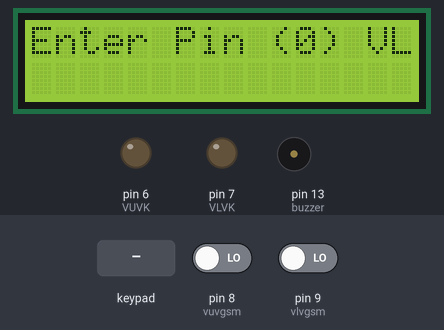
Recording of a sketch running on a simulated Arduino Uno, built with avr-gcc and run on an emulated ATmega328P. Parts: 16×2 character LCD, output pins drawn as LEDs (lit = HIGH), buzzer (waves = sounding, pin HIGH). Inputs (shaded band) come from the test bench; at power-on: pin 9 (vlvgsm) LOW, pin 8 (vuvgsm) LOW.

Above: at 14.2 s.
14.3 s: keypad keys 0 0 0 0 # pressed 0.4 s apart
At 17.6 s:
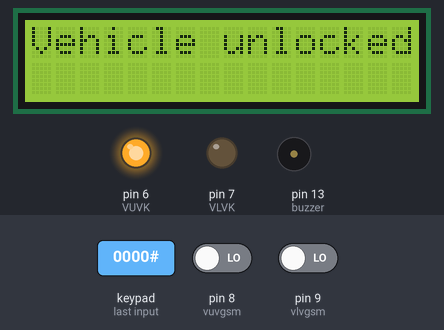
17.8 s: pin 9 (vlvgsm) driven HIGH
At 20.7 s:
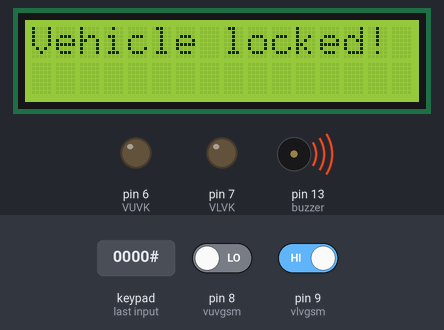
20.8 s: pin 9 (vlvgsm) driven LOW
23.8 s: pin 8 (vuvgsm) driven HIGH
At 24.88 s:
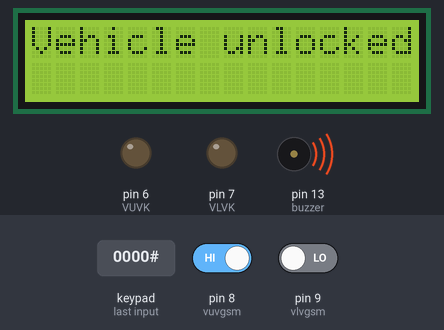
26.8 s: pin 8 (vuvgsm) driven LOW
At 29.6 s:
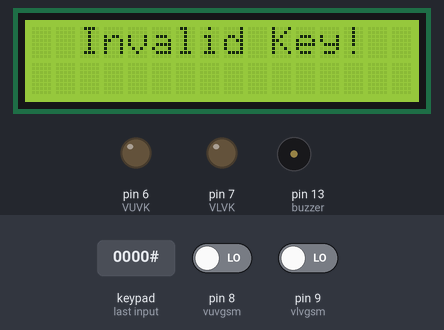
29.8 s: key '1' pressed
At 36.7 s:
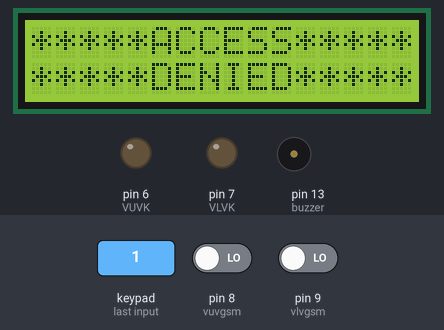
Timing chart, 0 to 36.9 s (numbered marks = the images above; inputs shaded):
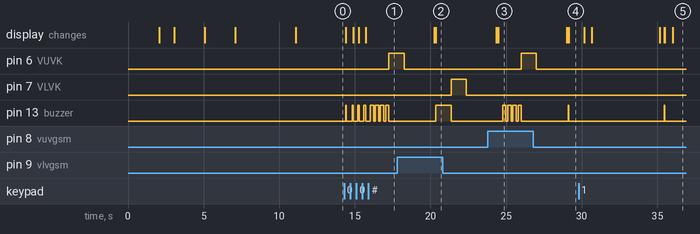

Measured:
- after the input at 14.3 s, pin 6 (VUVK): LOW → HIGH after 3.0 s; the display: first changes after 0.09 s (image 1 shows a later state)
- after the input at 17.8 s, the display: first differs from a run without the input after 2.6 s (image 2)
- after the input at 23.8 s, pin 6 (VUVK): LOW → HIGH after 2.2 s; the display: first differs from a run without the input after 0.67 s (image 3)
- after the input at 26.8 s, the display: first differs from a run without the input after 2.4 s (image 4)
- after the input at 29.8 s, pin 13 (buzzer): LOW → HIGH after 5.7 s, → LOW 0.03 s later; the display: first differs from a run without the input after 5.7 s (image 5 shows a later state)

The sketch:

aks_project_2_for_key_pad_and_lcd.ino
```cpp
      /////////////////////////////////////////////////////////////////////////////////////////////////////////////////////////////////////////////
////////////////////////************************************************/////////////////////////////////////////////////////////////////////
////////////////////////**          GSM VEHICLE SECURITY SYSTEM       **/////////////////////////////////////////////////////////////////////
////////////////////////**     DESIGNED, PROGRAMMED AND EXECUTED BY   **/////////////////////////////////////////////////////////////////////
////////////////////////**            KOSVIEW PRODUCTIONS             **/////////////////////////////////////////////////////////////////////
////////////////////////************************************************/////////////////////////////////////////////////////////////////////
/////////////////////////////////////////////////////////////////////////////////////////////////////////////////////////////////////////////


//#include <gprs.h>
#include <LiquidCrystal.h>
#include <Keypad.h>
//#include <SoftwareSerial.h>
//#define TIMEOUT    5000
//#define LED_PIN    0
//#include <Servo.h>
//Servo myservo;
//bool ledStatus;
//GPRS gprs;

#define buzzer 13
//#define red 21
//#define green 20
//#define SIM800_TX_PIN 1
//#define SIM800_RX_PIN 0
//SoftwareSerial serialSIM800(SIM800_TX_PIN, SIM800_RX_PIN);

#define VUVK 6
#define VLVK 7
#define vuvgsm 8
#define vlvgsm 9
#define SSSMS 10


//GPRS gprs;
// gprs.preInit();
char* password ="0000"; //create a password
int Posi_tion = 0; //keypad position
int flag = 0;
int x=0;
int y;
int pos = 0;
int counter  = 0;
String state = "";
char currentLine[500] = ""; //Variable to hold last line of serial output from SIM800
int currentLineIndex = 0;
bool nextLineIsMessage = false;

int VUVGSM=0;
int VLVGSM=0;

const byte rows = 4; //number of the keypad's rows and columns
const byte cols = 4;

char keyMap [rows] [cols] = { //define the cymbols on the buttons of the keypad

  {'1', '2', '3', 'A'},
  {'4', '5', '6', 'B'},
  {'7', '8', '9', 'C'},
  {'*', '0', '#', 'D'}
};
////PIN 8 is BAD!!!
byte rowPins [rows] = {14, 15, 16, 17}; //pins of the keypad
byte colPins [cols] = {18, 19, 12, 11};

Keypad myKeypad = Keypad( makeKeymap(keyMap), rowPins, colPins, rows, cols);

LiquidCrystal lcd(5, 4, 3, 2, 1, 0); // pins of the LCD. (RS, E, D4, D5, D6, D7)(A0, A1, A2, A3, A4, A5)


/////////////////////////////////////////////////////////////////////////////////////////////////////////////////////////////////////////////////////////
void setup()
{
// myservo.attach(1);
//  myservo.write(45);
  lcd.begin(16, 2);
   pinMode (VUVK, OUTPUT);
    pinMode (VLVK, OUTPUT);
     pinMode (SSSMS, OUTPUT);
      pinMode (vuvgsm, INPUT);
       pinMode (vlvgsm, INPUT);
    pinMode (buzzer, OUTPUT);

     digitalWrite (vuvgsm, LOW);
    digitalWrite (vlvgsm, LOW);
    digitalWrite (VUVK, LOW);
    digitalWrite (VLVK, LOW);
    digitalWrite (SSSMS, LOW);


//   pinMode (green, OUTPUT);
//   Serial.begin(9600);
////  while (!Serial) {
//////    serialSIM800.begin(9600);
////    delay(1000);
////
////      }
////      serialSIM800.begin(9600);
//    delay(1000);
//
//
//
//
////
////
//
//
//
//
//    Serial.println("Setup complete!");
    lcd.print("GSM VEHICLE");
    lcd.setCursor(0, 1);
     lcd.print("UNLOCKING SYSTEM");
    delay (2000);
    lcd.clear();
    lcd.print("A Product of:");
    lcd.setCursor(0, 1);
    delay (1000);
     lcd.print("KOSVIEW PROJECTS");
//      digitalWrite(red, HIGH);
      state = "VL";
      delay (2000);
       lcd.clear();
    lcd.print("Please wait");
    lcd.setCursor(0, 1);
    delay (2000);
     lcd.print("LOADING...");
     delay (4000);


//Serial.begin(9600);
//  while(!Serial);
//
//  Serial.println("Starting SIM800 SMS Command Processor");
//  gprs.preInit();
//  delay(1000);
//
//  if(0 != gprs.init()) {
//      delay(1000);
//      Serial.print("init error\r\n");
//  }
//
//  //Set SMS mode to ASCII
//  if(0 != gprs.sendCmdAndWaitForResp("AT+CMGF=1\r\n", "OK", TIMEOUT)) {
//    ERROR("ERROR:CNMI");
//    return;
//  }
//
//  //Start listening to New SMS Message Indications
//  if(0 != gprs.sendCmdAndWaitForResp("AT+CNMI=1,2,0,0,0\r\n", "OK", TIMEOUT)) {
//    ERROR("ERROR:CNMI");
//    return;
//  }
//
//  Serial.println("Init success");
//


   // delay (2000);
    lcd.clear();
    lcd.print("Enter Pin");
    lcd.print(" ");
    lcd.print("(");

    lcd.print(counter);
    lcd.print(")");
    lcd.print(" ");
    lcd.print(state);
//  pinMode (servo, OUTPUT);
delay (1000);
//  myservo.write(50);
  delay (1000);
//  setLocked (true); //state of the password


//Boolean to be set to true if message notificaion was found and next
//line of serial output is the actual SMS message content


}
/////////////////////////////////////////////////////////////////////////////////////////////////////////////////////////////////////////////////////////////////////////
/////////////////////////////////////////////////////////////////////////////////////////////////////////////////////////////////////////////////////////////////////////

void loop(){
//  smsreceiver();
  char whichKey = myKeypad.getKey(); //define which key is pressed with getKey
    int l;
  if (int(whichKey)!=0){
    lcd.clear();
 lcd.setCursor(0, 0);
 // lcd.print("    Welcome");

  lcd.print("Enter Pin");
   lcd.print(" ");
    lcd.print("(");
    lcd.print(counter);
    lcd.print(")");
    lcd.print(" ");
    lcd.print(state);
  lcd.setCursor(0, 1);
   for (l=0; l<=Posi_tion; ++l)
    {
      lcd.print("*");
       digitalWrite(buzzer, HIGH);
       delay (30);
       digitalWrite(buzzer, LOW);
    }

  if(whichKey == '*' || whichKey == '#' || whichKey == 'A' ||       //define invalid keys
  whichKey == 'B' || whichKey == 'C' || whichKey == 'D'){

    Posi_tion=0;
//    setLocked (true);
    lcd.clear();
    lcd.setCursor(0, 0);
    lcd.print("  Invalid Key!");
    delay(1000);
    lcd.clear();
  }
  if(whichKey == password [Posi_tion]){

    Posi_tion ++;
  }
  if(Posi_tion == 4)
  {
     if (flag == 0 && x == 0)
    {

     y=1;
       Unlock();
       state = "VU";
       flag = 1;
       x = 0;
    }
    if(flag == 1 && x == 1)
    {

      y=0;
      Lock();
      flag = 0;
      x = 0;

    }
   if (y == 1)x = 1;

     lcd.print("Enter Pin");
     lcd.print(" ");
    lcd.print("(");

    lcd.print(counter);
    lcd.print(")");
     lcd.print(" ");
    lcd.print(state);
    lcd.setCursor(0, 0);
   }


  else if(whichKey != password [Posi_tion]){
//     setLocked (true);
     lcd.clear();
//      digitalWrite(red, HIGH);
     lcd.print("*****ACCESS*****");
     lcd.setCursor(0,1);
     delay (500);
     lcd.print("*****DENIED*****");
     delay (1500);
     x=0;
     flag = 0;

      Posi_tion = 0;
     // call();
     // delay (10000);
     counter=counter+1;
//     if (counter == 3)
//     {
//       Lock();
//      sendsmslockedDuetoinvalidcode();
//      }
      if (counter == 3)
      {
         counterlimitreached3();
      }
      if (counter > 5)
      {
         counterlimitreached5();
      }

      delay (3000);

      VUVGSM = digitalRead(vuvgsm);
      VLVGSM = digitalRead(vlvgsm);

      if (VUVGSM == 1)
      {
      Unlock();
      }
      if (VLVGSM == 1)
      {
      Lock();
      }
     // digitalWrite(red, LOW);
      lcd.clear();
      lcd.print(" Enter Pin");
      lcd.print(" ");
    lcd.print("(");

    lcd.print(counter);
    lcd.print(")");


  }


 }//2
  delay(100);
   VUVGSM = digitalRead(vuvgsm);
      VLVGSM = digitalRead(vlvgsm);

      if (VUVGSM == 1)
      {
      Unlock();
      }
      if (VLVGSM == 1)
      {
       Lock();
      }


}


//////////////////////////////////////////////////////////////////////////////////////////////////////////////////////////////////////////////////////

//void sendsmsunlocked()
//  {
//
//     Serial.println("Sending sms...");
//      gprs.sendSMS("+2348082999099","Your vehicle was just unlocked succesfully!"); //define phone number and text
////   serialSIM800.write("AT+CMGF=1\r\n");
////   delay(1000);
////
////   serialSIM800.write("AT+CMGS=\"+2348082999099\"\r\n");//+2348173125515
////   delay(1000);
////   serialSIM800.write("Your vehicle was just unlocked succesfully!");
////   delay(1000);
////
////   serialSIM800.write((char)26);
////   lcd.setCursor(0,1);
//   lcd.print("Sms sent!");
//
//   delay(1000);
//   lcd.clear();
//   Serial.println("SMS sent!");
//
//
//    }
/////////////////////////////////////////////////////////////////////////////////////////////////////////////////////////////////////////////////////////////////////
//    void sendsmslocked()
//  {
//     Serial.println("Sending sms...");
//     gprs.sendSMS("+2348082999099","Your vehicle was just locked"); //define phone number and text
////
////   serialSIM800.write("AT+CMGF=1\r\n");
////   delay(1000);
////
////   serialSIM800.write("AT+CMGS=\"+2348082999099\"\r\n");//+2348173125515
////   delay(1000);
////   serialSIM800.write("Your vehicle was just locked!");
////   delay(1000);
////
////   serialSIM800.write((char)26);
//   lcd.setCursor(0,1);
//    lcd.print("Sms sent!");
//
//   delay(1000);
//   lcd.clear();
//   Serial.println("SMS sent!");
//    }

///////////////////////////////////////////////////////////////////////////////////////////////////////////////////////////////////////////////

 void Lock()
    {
     // counter = 0;
      lcd.clear();
      lcd.setCursor(0, 0);
//       digitalWrite(green, LOW);
       state = "VL";
//      digitalWrite(red, HIGH);
//       myservo.write(50);
      lcd.print("Vehicle locked!");
       digitalWrite(buzzer, HIGH);
       delay (1000);
       digitalWrite(buzzer, LOW);
    //  sendsmslocked();
    digitalWrite (VLVK, HIGH);
    delay (1000);
     digitalWrite (VLVK, LOW);

      Posi_tion = 0;
      delay(2000);
    //  digitalWrite(red, LOW);
      lcd.clear();
      }
///////////////////////////////////////////////////////////////////////////////////////////////////////////////////////////////////////////////////

 void Unlock()
      {
        counter =0;
         state = "VU";
        lcd.clear();
       lcd.setCursor(0, 0);
//        digitalWrite(red, LOW);
//       digitalWrite(green, HIGH);
//        myservo.write(180);
       lcd.print("Vehicle unlocked!");
         delay (300);
       digitalWrite(buzzer, HIGH);
       delay (220);
       digitalWrite(buzzer, LOW);
       delay (120);
       digitalWrite(buzzer, HIGH);
       delay (220);
       digitalWrite(buzzer, LOW);
       delay (120);
        digitalWrite(buzzer, HIGH);
       delay (220);
       digitalWrite(buzzer, LOW);
       delay (120);
        digitalWrite(buzzer, HIGH);
       delay (220);
       digitalWrite(buzzer, LOW);
   //   sendsmsunlocked();
   digitalWrite (VUVK, HIGH);
    delay (1000);
     digitalWrite (VUVK, LOW);
       Posi_tion = 0;
       delay(2000);
     //  digitalWrite(green, LOW);
       lcd.clear();
        }
  ////////////////////////////////////////////////////////////////////////////////////////////////////////////////////////////////////////////////

// void sendsmslockedDuetoinvalidcode()
//  {
//   // delay (1000);
//     Serial.println("Sending sms...");
//     gprs.sendSMS("+2348082999099","Your vehicle was just locked due to the input of invalid codes! We strongly recommend that you check the status of your vehicle."); //define phone number and text
////
////   serialSIM800.write("AT+CMGF=1\r\n");
////   delay(1000);
////
////   serialSIM800.write("AT+CMGS=\"+2348082999099\"\r\n");
////   delay(1000);
////   serialSIM800.write("Your vehicle was just locked due to the input of an invalid code 3 times! We recomend you check on the status of your vehicle.");
////   delay(1000);
////
////   serialSIM800.write((char)26);
//    lcd.setCursor(0,1);
//    lcd.print("SecuritySms sent!");
//
//   delay(1000);
//   lcd.clear();
//   Serial.println("SMS sent!");
// }
    //////////////////////////////////////////////////////////////////////////////////////////////////////////////////////////////////////////
//    void sendsms6tries()
//  {
//   // delay (1000);
//     Serial.println("Sending sms...");
//   serialSIM800.write("AT+CMGF=1\r\n");
//   delay(1000);
//
//   serialSIM800.write("AT+CMGS=\"+2348082999099\"\r\n");
//   delay(1000);
//   serialSIM800.write("Following a security breach, your vehicle has been locked for the next 30 minutes due to the input of too many invalid codes! We strongly recomend that you check on the status of your vehicle.");
//   delay(1000);
//
//   serialSIM800.write((char)26);
//   lcd.setCursor(0,1);
//    lcd.print("SecuritySms sent!");
//
//   delay(1000);
//   lcd.clear();
//   Serial.println("SMS sent!");
//    }


//////////////////////////////////////////////////////////////////////////////////////////////////////////////////////////////////////////
void counterlimitreached3()
{
  Lock();
  digitalWrite (SSSMS, HIGH);
  delay (1000);
  digitalWrite (SSSMS, LOW);
         // sendsmslockedDuetoinvalidcode();
        //sendsms6tries();
       // delay (1000);
        lcd.clear();
        lcd.print("VEHICLE LOCKED");
        lcd.setCursor(0,1);
        lcd.print ("0:");
     int timer= (millis()/1000);
    int timeleft=90;
      do
       {
       int Timeleft=60- ((millis()/1000)-timer);
        lcd.setCursor(0,1);
        lcd.print("               ");
        lcd.setCursor(0,1);
        lcd.print ("0:");
        if (Timeleft<10)
        {
          lcd.print ("0");
           lcd.print(59- ((millis()/1000)-timer));
          }
          else
          {
        lcd.print(59- ((millis()/1000)-timer));
          }
      if (Timeleft==0)
     {
      lcd.clear();
      lcd.print(" Enter Pin");
      lcd.print(" ");
    lcd.print("(");

    lcd.print(counter);
    lcd.print(")");
      return (loop()) ;

      }
       delay (1000);
       }while(timeleft>0);
        }

//////////////////////////////////////////////////////////////////////////////////////////////////////////////////////////////////////////
void counterlimitreached5()
{
  Lock();
  digitalWrite (SSSMS, HIGH);
  delay (1000);
  digitalWrite (SSSMS, LOW);
        // sendsmslockedDuetoinvalidcode();
       // sendsms3tries();
       // delay (1000);
        lcd.clear();
        lcd.print("VEHICLE LOCKED");
        lcd.setCursor(0,1);
        lcd.print ("FOR 30 MINUTES..");
        delay (1800000);

 }

  /////////////////////////////////////////////////////////////////////////////////////////
// void smsreceiver()
//  {
//  //  if(gprs.serialSIM800.available())
//  //  {
//      char lastCharRead = gprs.serialSIM800.read();
//      //Read each character from serial output until \r or \n is reached (which denotes end of line)
//      if(lastCharRead == '\r' || lastCharRead == '\n')
//       {
//         String lastLine = String(currentLine);
//
//           //If last line read +CMT, New SMS Message Indications was received.
//            //Hence, next line is the message content.
//            if(lastLine.startsWith("+CMT:"))
//            {
//
//               Serial.println(lastLine);
//               nextLineIsMessage = true;
//
//        }
//        else if (lastLine.length() > 0) {
//
//          if(nextLineIsMessage) {
//            Serial.println(lastLine);
//
//            //Read message content and set status according to SMS content
//            if(lastLine.indexOf("UNLOCK NOW 0000") >= 0){
//              delay (5000);
//              Unlock();
//            } else if(lastLine.indexOf("LOCK NOW 0000") >= 0) {
//                delay (5000);
//              Lock();
//            }
//
//            nextLineIsMessage = false;
//          }
////
//       }
////
////        //Clear char array for next line of read
//        for( int i = 0; i < sizeof(currentLine);  ++i ) {
//         currentLine[i] = (char)0;
//        }
//        currentLineIndex = 0;
//    } else {
//      currentLine[currentLineIndex++] = lastCharRead;
//    }
//   // }
// }
//
////
////
////
//
//
```
